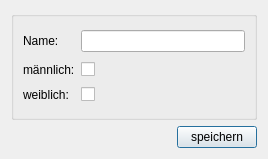
<?xml version="1.0" encoding="UTF-8"?>
<ui version="4.0">
 <class>DivisionDialog</class>
 <widget class="QDialog" name="DivisionDialog">
  <property name="geometry">
   <rect>
    <x>0</x>
    <y>0</y>
    <width>268</width>
    <height>159</height>
   </rect>
  </property>
  <property name="sizePolicy">
   <sizepolicy hsizetype="Fixed" vsizetype="Fixed">
    <horstretch>0</horstretch>
    <verstretch>0</verstretch>
   </sizepolicy>
  </property>
  <property name="windowTitle">
   <string>TurnFix - Bereichsdaten</string>
  </property>
  <property name="windowIcon">
   <iconset resource="../resources/TurnFix.qrc">
    <normaloff>:/appicons/icon.png</normaloff>:/appicons/icon.png</iconset>
  </property>
  <layout class="QGridLayout" name="gridLayout">
   <item row="0" column="0">
    <widget class="QGroupBox" name="groupBox">
     <property name="sizePolicy">
      <sizepolicy hsizetype="Expanding" vsizetype="Preferred">
       <horstretch>0</horstretch>
       <verstretch>0</verstretch>
      </sizepolicy>
     </property>
     <property name="title">
      <string/>
     </property>
     <layout class="QGridLayout" name="gridLayout_2">
      <item row="0" column="0">
       <widget class="QLabel" name="nameLabel">
        <property name="text">
         <string>Name:</string>
        </property>
       </widget>
      </item>
      <item row="0" column="1">
       <widget class="QLineEdit" name="txt_name"/>
      </item>
      <item row="1" column="0">
       <widget class="QLabel" name="menLabel">
        <property name="text">
         <string>männlich:</string>
        </property>
       </widget>
      </item>
      <item row="2" column="0">
       <widget class="QLabel" name="womenLabel">
        <property name="text">
         <string>weiblich:</string>
        </property>
       </widget>
      </item>
      <item row="1" column="1">
       <widget class="QCheckBox" name="chk_m">
        <property name="text">
         <string/>
        </property>
       </widget>
      </item>
      <item row="2" column="1">
       <widget class="QCheckBox" name="chk_w">
        <property name="text">
         <string/>
        </property>
       </widget>
      </item>
     </layout>
    </widget>
   </item>
   <item row="1" column="0">
    <widget class="QPushButton" name="but_save">
     <property name="sizePolicy">
      <sizepolicy hsizetype="Fixed" vsizetype="Fixed">
       <horstretch>0</horstretch>
       <verstretch>0</verstretch>
      </sizepolicy>
     </property>
     <property name="layoutDirection">
      <enum>Qt::RightToLeft</enum>
     </property>
     <property name="text">
      <string>speichern</string>
     </property>
    </widget>
   </item>
  </layout>
 </widget>
 <resources>
  <include location="../resources/TurnFix.qrc"/>
 </resources>
 <connections/>
</ui>
